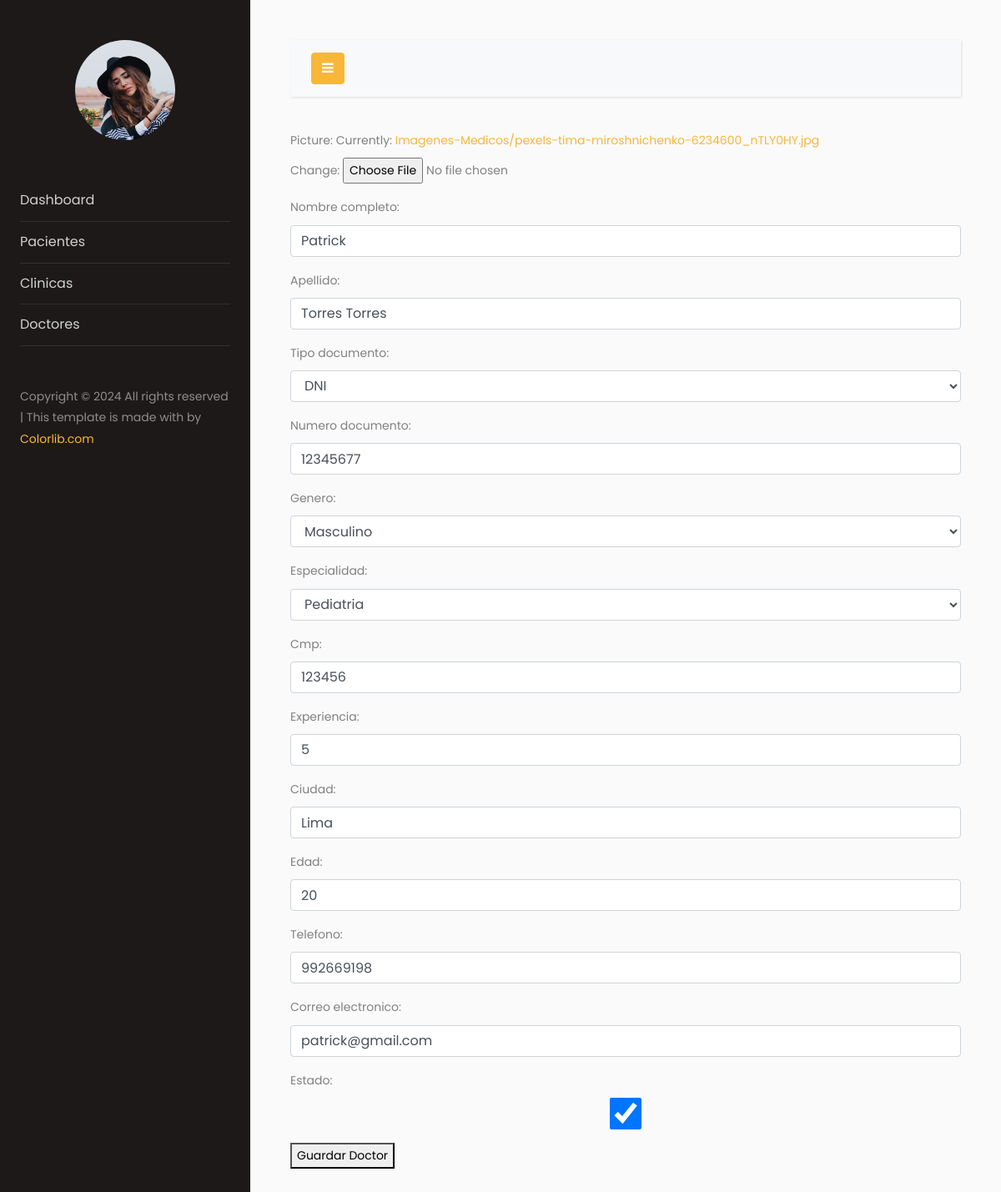
Screenshot of /doctores/edit-doctores/4 with the database file from the repository.
### Doctores/models.py (models this page shows)
class DoctorModels(models.Model):
    picture =  models.ImageField(upload_to='Imagenes-Medicos')
    nombre_completo =  models.CharField(max_length=255)
    apellido  = models.CharField(max_length=255, null=True)
    tipo_documento = models.CharField(max_length=11, choices=[('DNI','DNI'), ('PASAPORTE', 'Pasaporte'),('CARNET EXT', 'Carnet de Extranjería')], default='DNI')
    numero_documento =  models.IntegerField(null=True)
    Genero = models.CharField(max_length=1, choices=[('M', 'Masculino'),('F', 'Femenino')], default='M')
    especialidad = models.ForeignKey('EspecialidadesModels', on_delete=models.CASCADE, null=True)
    cmp = models.IntegerField()
    experiencia = models.IntegerField()
    ciudad =  models.CharField(max_length=150)
    edad =  models.IntegerField()
    telefono =  models.IntegerField(null=123456789)
    correo_electronico =  models.CharField(max_length=255)
    estado =  models.BooleanField(default=True)
    class Meta:
        verbose_name = 'Doctor'
        verbose_name_plural = 'Doctores'

### Doctores/views.py (the view)
# urls.py: path('edit-doctores/<int:pk>', DoctorEdit.as_view(), name='edit-doctores'),
class DoctorEdit(generic.UpdateView):
    model = DoctorModels
    form_class = DoctorForms
    template_name = 'doctores/forms-doctores.html'
    success_url = reverse_lazy('doctores:doctores')

### Doctores/models.py (called while the page is built)
    def __str__(self):
        return self.nombre_especialidad

### Doctores/templates/doctores/forms-doctores.html (shortened to what this page needs)
{% extends 'panel-control/index.html' %}
{% block content %}
<form method="post" enctype="multipart/form-data">
    {{ form.as_p }}
    <button type="submit">Guardar Doctor</button>
</form>
{% endblock %}

### rows the page displays
DoctorModels: nombre_completo "Patrick", apellido "Torres Torres", tipo_documento "DNI", numero_documento "12345677", Genero "Masculino", especialidad "Pediatria", cmp "123456", experiencia "5", ciudad "Lima", edad "20", telefono "992669198", correo_electronico "patrick@gmail.com", estado "☑"
